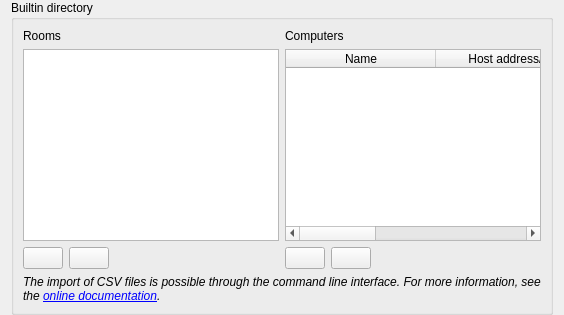
<?xml version="1.0" encoding="UTF-8"?>
<ui version="4.0">
 <class>BuiltinDirectoryConfigurationPage</class>
 <widget class="QWidget" name="BuiltinDirectoryConfigurationPage">
  <property name="windowTitle">
   <string>Rooms &amp; computers</string>
  </property>
  <property name="windowIcon">
   <iconset resource="builtindirectory.qrc">
    <normaloff>:/builtindirectory/builtindirectory.png</normaloff>:/builtindirectory/builtindirectory.png</iconset>
  </property>
  <layout class="QVBoxLayout" name="verticalLayout">
   <property name="topMargin">
    <number>0</number>
   </property>
   <property name="bottomMargin">
    <number>0</number>
   </property>
   <item>
    <widget class="QGroupBox" name="groupBox">
     <property name="title">
      <string>Builtin directory</string>
     </property>
     <layout class="QGridLayout" name="gridLayout_2" rowstretch="0,1,0,0" columnstretch="0,1">
      <item row="0" column="1">
       <widget class="QLabel" name="label_2">
        <property name="text">
         <string>Computers</string>
        </property>
       </widget>
      </item>
      <item row="0" column="0">
       <widget class="QLabel" name="label">
        <property name="text">
         <string>Rooms</string>
        </property>
       </widget>
      </item>
      <item row="2" column="1">
       <layout class="QHBoxLayout" name="horizontalLayout">
        <item>
         <widget class="QPushButton" name="addComputerButton">
          <property name="toolTip">
           <string>Add new computer</string>
          </property>
          <property name="text">
           <string/>
          </property>
          <property name="icon">
           <iconset resource="../../core/resources/core.qrc">
            <normaloff>:/core/list-add.png</normaloff>:/core/list-add.png</iconset>
          </property>
         </widget>
        </item>
        <item>
         <widget class="QPushButton" name="removeComputerButton">
          <property name="toolTip">
           <string>Remove selected computer</string>
          </property>
          <property name="text">
           <string/>
          </property>
          <property name="icon">
           <iconset resource="../../core/resources/core.qrc">
            <normaloff>:/core/edit-delete.png</normaloff>:/core/edit-delete.png</iconset>
          </property>
         </widget>
        </item>
        <item>
         <spacer name="horizontalSpacer">
          <property name="orientation">
           <enum>Qt::Horizontal</enum>
          </property>
          <property name="sizeHint" stdset="0">
           <size>
            <width>40</width>
            <height>20</height>
           </size>
          </property>
         </spacer>
        </item>
       </layout>
      </item>
      <item row="1" column="1">
       <widget class="QTableWidget" name="computerTableWidget">
        <property name="selectionBehavior">
         <enum>QAbstractItemView::SelectRows</enum>
        </property>
        <attribute name="horizontalHeaderMinimumSectionSize">
         <number>150</number>
        </attribute>
        <attribute name="horizontalHeaderStretchLastSection">
         <bool>true</bool>
        </attribute>
        <attribute name="verticalHeaderVisible">
         <bool>false</bool>
        </attribute>
        <column>
         <property name="text">
          <string>Name</string>
         </property>
        </column>
        <column>
         <property name="text">
          <string>Host address/IP</string>
         </property>
        </column>
        <column>
         <property name="text">
          <string>MAC address</string>
         </property>
        </column>
       </widget>
      </item>
      <item row="2" column="0">
       <layout class="QHBoxLayout" name="horizontalLayout_2">
        <item>
         <widget class="QPushButton" name="addLocationButton">
          <property name="toolTip">
           <string>Add new location</string>
          </property>
          <property name="text">
           <string/>
          </property>
          <property name="icon">
           <iconset resource="../../core/resources/core.qrc">
            <normaloff>:/core/list-add.png</normaloff>:/core/list-add.png</iconset>
          </property>
         </widget>
        </item>
        <item>
         <widget class="QPushButton" name="removeLocationButton">
          <property name="toolTip">
           <string>Remove selected location</string>
          </property>
          <property name="text">
           <string/>
          </property>
          <property name="icon">
           <iconset resource="../../core/resources/core.qrc">
            <normaloff>:/core/edit-delete.png</normaloff>:/core/edit-delete.png</iconset>
          </property>
         </widget>
        </item>
        <item>
         <spacer name="horizontalSpacer_2">
          <property name="orientation">
           <enum>Qt::Horizontal</enum>
          </property>
          <property name="sizeHint" stdset="0">
           <size>
            <width>40</width>
            <height>20</height>
           </size>
          </property>
         </spacer>
        </item>
       </layout>
      </item>
      <item row="1" column="0">
       <widget class="QTableWidget" name="locationTableWidget">
        <attribute name="horizontalHeaderVisible">
         <bool>false</bool>
        </attribute>
        <attribute name="horizontalHeaderStretchLastSection">
         <bool>true</bool>
        </attribute>
        <attribute name="verticalHeaderVisible">
         <bool>false</bool>
        </attribute>
        <column>
         <property name="text">
          <string>Locations</string>
         </property>
        </column>
       </widget>
      </item>
      <item row="3" column="0" colspan="2">
       <widget class="QLabel" name="label_3">
        <property name="font">
         <font>
          <italic>true</italic>
         </font>
        </property>
        <property name="text">
         <string>The import of CSV files is possible through the command line interface. For more information, see the &lt;a href=&quot;https://docs.veyon.io/en/latest/admin/cli.html#network-object-directory&quot;&gt;online documentation&lt;/a&gt;.</string>
        </property>
        <property name="wordWrap">
         <bool>true</bool>
        </property>
       </widget>
      </item>
     </layout>
    </widget>
   </item>
  </layout>
 </widget>
 <resources>
  <include location="../../core/resources/core.qrc"/>
  <include location="builtindirectory.qrc"/>
 </resources>
 <connections>
  <connection>
   <sender>addComputerButton</sender>
   <signal>clicked()</signal>
   <receiver>BuiltinDirectoryConfigurationPage</receiver>
   <slot>addComputer()</slot>
   <hints>
    <hint type="sourcelabel">
     <x>646</x>
     <y>528</y>
    </hint>
    <hint type="destinationlabel">
     <x>507</x>
     <y>351</y>
    </hint>
   </hints>
  </connection>
  <connection>
   <sender>removeComputerButton</sender>
   <signal>clicked()</signal>
   <receiver>BuiltinDirectoryConfigurationPage</receiver>
   <slot>removeComputer()</slot>
   <hints>
    <hint type="sourcelabel">
     <x>698</x>
     <y>528</y>
    </hint>
    <hint type="destinationlabel">
     <x>507</x>
     <y>351</y>
    </hint>
   </hints>
  </connection>
  <connection>
   <sender>removeLocationButton</sender>
   <signal>clicked()</signal>
   <receiver>BuiltinDirectoryConfigurationPage</receiver>
   <slot>removeLocation()</slot>
   <hints>
    <hint type="sourcelabel">
     <x>108</x>
     <y>528</y>
    </hint>
    <hint type="destinationlabel">
     <x>507</x>
     <y>351</y>
    </hint>
   </hints>
  </connection>
  <connection>
   <sender>addLocationButton</sender>
   <signal>clicked()</signal>
   <receiver>BuiltinDirectoryConfigurationPage</receiver>
   <slot>addLocation()</slot>
   <hints>
    <hint type="sourcelabel">
     <x>56</x>
     <y>528</y>
    </hint>
    <hint type="destinationlabel">
     <x>507</x>
     <y>351</y>
    </hint>
   </hints>
  </connection>
  <connection>
   <sender>locationTableWidget</sender>
   <signal>cellChanged(int,int)</signal>
   <receiver>BuiltinDirectoryConfigurationPage</receiver>
   <slot>updateLocation()</slot>
   <hints>
    <hint type="sourcelabel">
     <x>150</x>
     <y>364</y>
    </hint>
    <hint type="destinationlabel">
     <x>507</x>
     <y>351</y>
    </hint>
   </hints>
  </connection>
  <connection>
   <sender>computerTableWidget</sender>
   <signal>cellChanged(int,int)</signal>
   <receiver>BuiltinDirectoryConfigurationPage</receiver>
   <slot>updateComputer()</slot>
   <hints>
    <hint type="sourcelabel">
     <x>630</x>
     <y>364</y>
    </hint>
    <hint type="destinationlabel">
     <x>507</x>
     <y>351</y>
    </hint>
   </hints>
  </connection>
 </connections>
 <slots>
  <slot>addLocation()</slot>
  <slot>removeLocation()</slot>
  <slot>addComputer()</slot>
  <slot>removeComputer()</slot>
  <slot>updateLocation()</slot>
  <slot>updateComputer()</slot>
 </slots>
</ui>
